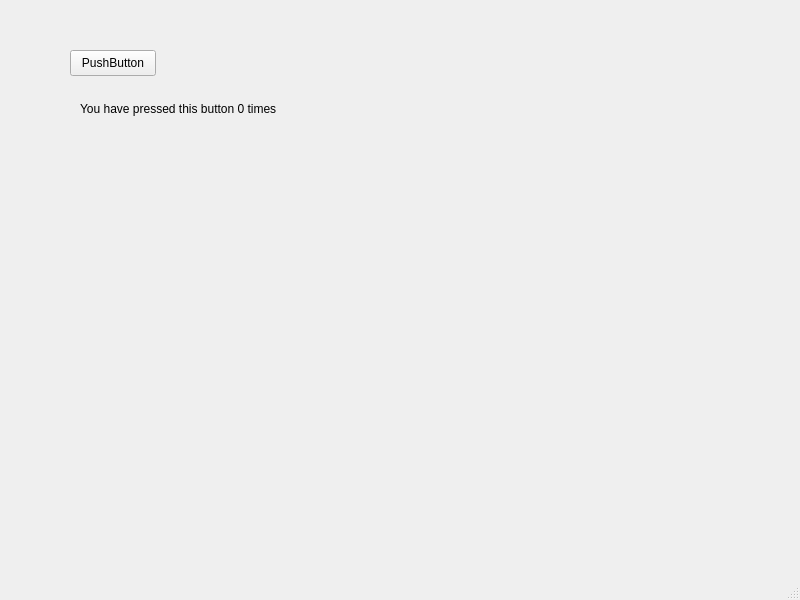
<?xml version="1.0" encoding="UTF-8"?>
<ui version="4.0">
 <class>MainWindow</class>
 <widget class="QMainWindow" name="MainWindow">
  <property name="geometry">
   <rect>
    <x>0</x>
    <y>0</y>
    <width>800</width>
    <height>600</height>
   </rect>
  </property>
  <property name="windowTitle">
   <string>MainWindow</string>
  </property>
  <widget class="QWidget" name="centralwidget">
   <widget class="QPushButton" name="pushButton">
    <property name="geometry">
     <rect>
      <x>70</x>
      <y>50</y>
      <width>86</width>
      <height>26</height>
     </rect>
    </property>
    <property name="text">
     <string>PushButton</string>
    </property>
   </widget>
   <widget class="QLabel" name="label">
    <property name="geometry">
     <rect>
      <x>80</x>
      <y>100</y>
      <width>411</width>
      <height>18</height>
     </rect>
    </property>
    <property name="text">
     <string>You have pressed this button 0 times</string>
    </property>
   </widget>
  </widget>
  <widget class="QMenuBar" name="menubar">
   <property name="geometry">
    <rect>
     <x>0</x>
     <y>0</y>
     <width>800</width>
     <height>21</height>
    </rect>
   </property>
  </widget>
  <widget class="QStatusBar" name="statusbar"/>
 </widget>
 <resources/>
 <connections/>
</ui>
